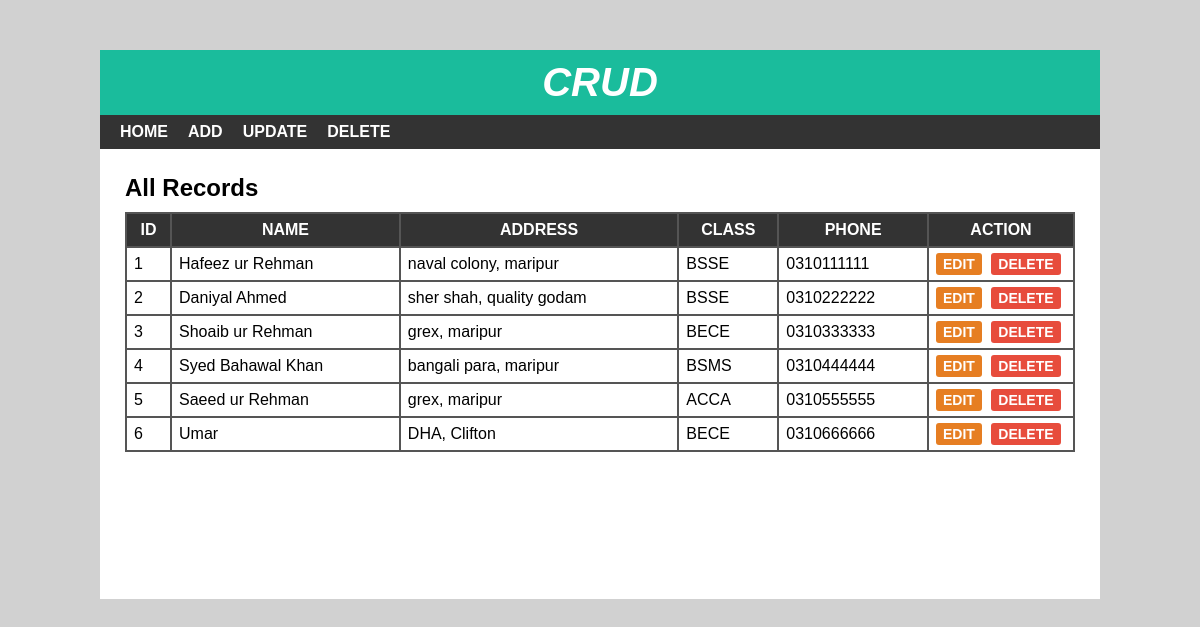
The page / on the database its author committed.
### tables this page shows
CREATE TABLE `student` (
  `sid` int(10) NOT NULL,
  `sname` varchar(50) NOT NULL,
  `saddress` varchar(50) NOT NULL,
  `sclass` int(10) NOT NULL,
  `sphone` varchar(15) NOT NULL
);

CREATE TABLE `studentclass` (
  `cid` int(10) NOT NULL,
  `cname` varchar(10) NOT NULL
);

### index.php (the view, shortened to what this page needs)
<?php
include 'header.php';
include './config/config.php';
$sql = "SELECT * FROM student st JOIN studentclass cl WHERE st.sclass = cl.cid";
$result = mysqli_query($conn, $sql) or die("⚠️Query Failed");
?>
<div id="main-content">
    <h2>All Records</h2>
    <?php
    if (mysqli_num_rows($result) > 0) {
    ?>
    <table cellpadding="7px">
        <thead>
        <th>Id</th>
        <th>Name</th>
        <th>Address</th>
        <th>Class</th>
        <th>Phone</th>
        <th>Action</th>
        </thead>
        <tbody>
          <?php
          while ($row = mysqli_fetch_assoc($result)) {
          ?>
            <tr>
                <td><?php echo $row['sid'] ?></td>
                <td><?php echo $row['sname'] ?></td>
                <td><?php echo $row['saddress'] ?></td>
                <td><?php echo $row['cname'] ?></td>
                <td><?php echo $row['sphone'] ?></td>
                <td>
                    <a href='edit.php?id=<?php echo $row['sid'] ?>'>Edit</a>
                    <a href='./functions/deletedata.php?id=<?php echo $row['sid'] ?>'>Delete</a>
                </td>
            </tr>
            <?php
            }
            ?>
        </tbody>
    </table>
    <?php
    } else {
      echo "<h2>⚠️Sorry,No records found</h2>";
    }
    ?>
</div>
</div>
</body>
</html>

### header.php (shortened to what this page needs)
<!DOCTYPE html>
<html lang="en">
<head>
  <link rel="stylesheet" href="css/style.css">
</head>
<body>
    <div id="wrapper">
        <div id="header">
            <h1>Crud</h1>
        </div>
        <div id="menu">
            <ul>
                <li>
                    <a href="index.php">Home</a>
                </li>
                <li>
                    <a href="add.php">Add</a>
                </li>
                <li>
                    <a href="update.php">Update</a>
                </li>
                <li>
                    <a href="delete.php">Delete</a>
                </li>
            </ul>
        </div>

### css/style.css (style rules this page uses)
body { font:16px arial; margin: 0; padding: 0; background: #d1d1d1; }
#wrapper { width: 1000px; margin: 50px auto 0; background-color: #fff; }
#header { text-align: center; background-color: #1abc9c; padding: 10px; }
#header h1 { color: #fff; font-size: 40px; font-style: italic; font-weight: 700; text-transform: uppercase; margin: 0; }
#menu { background-color: #333; }
#menu ul { font-size: 0; padding: 0 10px; margin: 0; list-style: none; }
#menu ul li { display: inline-block; }
#menu ul li a { color: #fff; font-size: 16px; font-weight: 600; padding: 8px 10px; display: block; text-decoration: none; text-transform: uppercase; transition: all 0.3s ease; }
#main-content { padding: 25px; min-height: 400px; }
#main-content h2 { margin: 0 0 10px; text-transform: capitalize; }
#main-content table { width: 100%; background-color: #555; margin: 0 0 20px; }
#main-content table th { color: #fff; background-color: #333; text-transform: uppercase; }
#main-content table th:last-child { width: 130px; }
#main-content table td { background-color: #fff; }
#main-content table td a { font-size: 14px; font-weight: 600; text-transform: uppercase; padding: 3px 7px; color: #fff; background-color: #e67e22; text-decoration: none; border-radius: 3px; }
#main-content table td a:nth-child(2) { background-color: #e74c3c; margin: 0 0 0 5px; }

### rows shown on the page
student: sid "1", sname "Hafeez ur Rehman", saddress "naval colony, maripur", studentclass.cname "BSSE", sphone "0310111111"
student: sid "2", sname "Daniyal Ahmed", saddress "sher shah, quality godam", studentclass.cname "BSSE", sphone "0310222222"
student: sid "3", sname "Shoaib ur Rehman", saddress "grex, maripur", studentclass.cname "BECE", sphone "0310333333"
student: sid "4", sname "Syed Bahawal Khan", saddress "bangali para, maripur", studentclass.cname "BSMS", sphone "0310444444"
student: sid "5", sname "Saeed ur Rehman", saddress "grex, maripur", studentclass.cname "ACCA", sphone "0310555555"
student: sid "6", sname "Umar", saddress "DHA, Clifton", studentclass.cname "BECE", sphone "0310666666"
